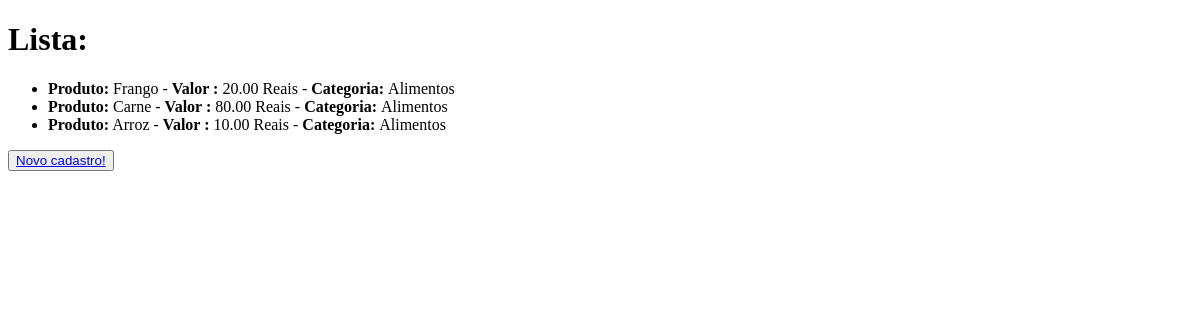
Before: /lista/ with the older database file.
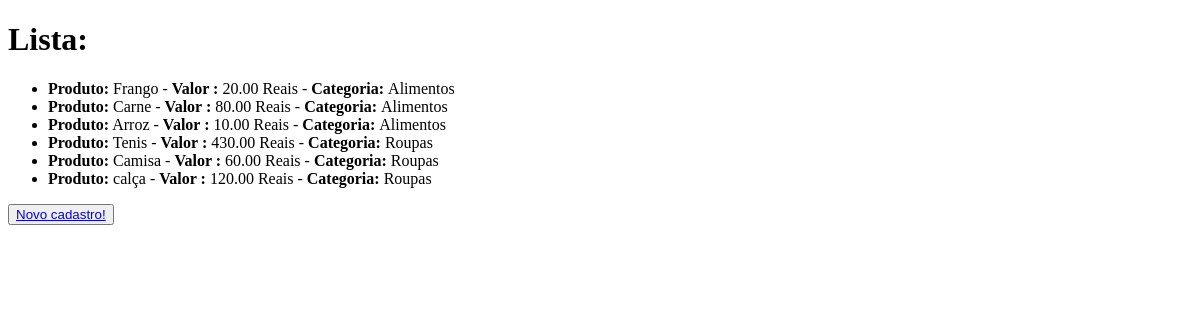
After: the same page with the newer database file.
### controle_produtos/models.py (models this page shows, shortened)
class produto(models.Model):
    data = models.DateTimeField()
    nome = models.CharField(max_length=200)
    valor = models.DecimalField(max_digits=7,decimal_places=2)
    categoria = models.ForeignKey(categoria,on_delete=models.CASCADE)
    obs = models.TextField(null=True,blank=True)

class categoria(models.Model):
    nome = models.CharField(max_length=100)
    dt_criacao = models.DateTimeField(auto_now_add=True)
    def __str__(self):
        return self.nome

### controle_produtos/views.py (the view)
# urls.py: path('lista/', lista_produto, name="lista"),
def lista_produto(request):
    data = {}
    data['produtos'] = produto.objects.all()
    return render(request, 'controle_produtos/lista.html',data)

### controle_produtos/templates/controle_produtos/lista.html (shortened to what this page needs)
<!DOCTYPE html>
<html lang="en">
<head>
</head>
<body>
    <h1>Lista:</h1>
    <ul>{% for produto in produtos %}
    <li><b>Produto:</b> {{produto.nome}} - <b>Valor : </b>{{produto.valor}} Reais - <b>Categoria: </b>{{produto.categoria}}</li>
    {% endfor %}</ul>
    <button><a href="{% url 'cadastro' %}">Novo cadastro!</a></button>
</body>
</html>

Changed rows visible on the page:
added produto: nome "Tenis", valor "430.00", categoria "Roupas"
added produto: nome "Camisa", valor "60.00", categoria "Roupas"
added produto: nome "calça", valor "120.00", categoria "Roupas"
